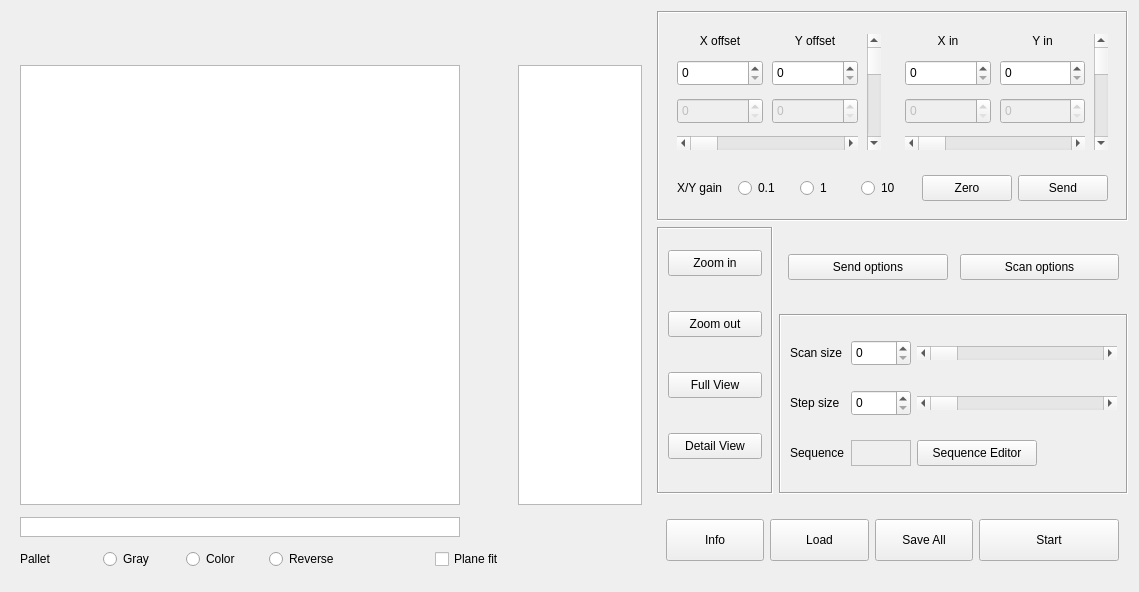
<?xml version="1.0" encoding="UTF-8"?>
<ui version="4.0">
 <class>Scan</class>
 <widget class="QWidget" name="Scan">
  <property name="geometry">
   <rect>
    <x>0</x>
    <y>0</y>
    <width>1139</width>
    <height>592</height>
   </rect>
  </property>
  <property name="sizePolicy">
   <sizepolicy hsizetype="Preferred" vsizetype="Preferred">
    <horstretch>0</horstretch>
    <verstretch>0</verstretch>
   </sizepolicy>
  </property>
  <property name="minimumSize">
   <size>
    <width>985</width>
    <height>400</height>
   </size>
  </property>
  <property name="windowTitle">
   <string>Scan</string>
  </property>
  <layout class="QGridLayout" name="gridLayout_10">
   <item row="4" column="1" colspan="2">
    <widget class="QWidget" name="widget_5" native="true">
     <layout class="QGridLayout" name="gridLayout_9">
      <item row="0" column="0">
       <widget class="QPushButton" name="pushButton_Info_Scan">
        <property name="minimumSize">
         <size>
          <width>0</width>
          <height>42</height>
         </size>
        </property>
        <property name="text">
         <string>Info</string>
        </property>
       </widget>
      </item>
      <item row="0" column="1">
       <widget class="QPushButton" name="pushButton_Load_Scan">
        <property name="minimumSize">
         <size>
          <width>0</width>
          <height>42</height>
         </size>
        </property>
        <property name="text">
         <string>Load</string>
        </property>
       </widget>
      </item>
      <item row="0" column="2">
       <widget class="QPushButton" name="pushButton_SaveAll_Scan">
        <property name="minimumSize">
         <size>
          <width>0</width>
          <height>42</height>
         </size>
        </property>
        <property name="text">
         <string>Save All</string>
        </property>
       </widget>
      </item>
      <item row="0" column="3">
       <widget class="QPushButton" name="pushButton_Start_Scan">
        <property name="minimumSize">
         <size>
          <width>140</width>
          <height>42</height>
         </size>
        </property>
        <property name="text">
         <string>Start</string>
        </property>
       </widget>
      </item>
     </layout>
    </widget>
   </item>
   <item row="0" column="1" colspan="2">
    <widget class="QFrame" name="XY">
     <property name="frameShape">
      <enum>QFrame::Box</enum>
     </property>
     <property name="frameShadow">
      <enum>QFrame::Sunken</enum>
     </property>
     <property name="midLineWidth">
      <number>0</number>
     </property>
     <layout class="QGridLayout" name="gridLayout_5">
      <item row="0" column="1">
       <widget class="QWidget" name="widget_2" native="true">
        <property name="minimumSize">
         <size>
          <width>0</width>
          <height>140</height>
         </size>
        </property>
        <layout class="QGridLayout" name="gridLayout_3">
         <property name="spacing">
          <number>9</number>
         </property>
         <item row="0" column="1">
          <widget class="QLabel" name="label_8">
           <property name="sizePolicy">
            <sizepolicy hsizetype="Preferred" vsizetype="Maximum">
             <horstretch>0</horstretch>
             <verstretch>0</verstretch>
            </sizepolicy>
           </property>
           <property name="layoutDirection">
            <enum>Qt::LeftToRight</enum>
           </property>
           <property name="text">
            <string>Y in</string>
           </property>
           <property name="alignment">
            <set>Qt::AlignCenter</set>
           </property>
          </widget>
         </item>
         <item row="3" column="0" colspan="2">
          <widget class="QScrollBar" name="scrollBar_Xin_XY">
           <property name="orientation">
            <enum>Qt::Horizontal</enum>
           </property>
          </widget>
         </item>
         <item row="1" column="0">
          <widget class="QSpinBox" name="spinBox_XinInput_XY">
           <property name="sizePolicy">
            <sizepolicy hsizetype="Minimum" vsizetype="Preferred">
             <horstretch>0</horstretch>
             <verstretch>0</verstretch>
            </sizepolicy>
           </property>
           <property name="minimumSize">
            <size>
             <width>0</width>
             <height>0</height>
            </size>
           </property>
           <property name="maximumSize">
            <size>
             <width>16777215</width>
             <height>26</height>
            </size>
           </property>
          </widget>
         </item>
         <item row="2" column="0">
          <widget class="QSpinBox" name="spinBox_XinIndication_XY">
           <property name="enabled">
            <bool>false</bool>
           </property>
           <property name="sizePolicy">
            <sizepolicy hsizetype="Minimum" vsizetype="Preferred">
             <horstretch>0</horstretch>
             <verstretch>0</verstretch>
            </sizepolicy>
           </property>
           <property name="minimumSize">
            <size>
             <width>0</width>
             <height>0</height>
            </size>
           </property>
           <property name="maximumSize">
            <size>
             <width>16777215</width>
             <height>26</height>
            </size>
           </property>
          </widget>
         </item>
         <item row="2" column="1">
          <widget class="QSpinBox" name="spinBox_YinIndication_XY">
           <property name="enabled">
            <bool>false</bool>
           </property>
           <property name="sizePolicy">
            <sizepolicy hsizetype="Minimum" vsizetype="Preferred">
             <horstretch>0</horstretch>
             <verstretch>0</verstretch>
            </sizepolicy>
           </property>
           <property name="minimumSize">
            <size>
             <width>0</width>
             <height>0</height>
            </size>
           </property>
           <property name="maximumSize">
            <size>
             <width>16777215</width>
             <height>26</height>
            </size>
           </property>
          </widget>
         </item>
         <item row="0" column="0">
          <widget class="QLabel" name="label_7">
           <property name="sizePolicy">
            <sizepolicy hsizetype="Preferred" vsizetype="Maximum">
             <horstretch>0</horstretch>
             <verstretch>0</verstretch>
            </sizepolicy>
           </property>
           <property name="layoutDirection">
            <enum>Qt::LeftToRight</enum>
           </property>
           <property name="text">
            <string>X in</string>
           </property>
           <property name="alignment">
            <set>Qt::AlignCenter</set>
           </property>
          </widget>
         </item>
         <item row="1" column="1">
          <widget class="QSpinBox" name="spinBox_YinInput_XY">
           <property name="sizePolicy">
            <sizepolicy hsizetype="Minimum" vsizetype="Preferred">
             <horstretch>0</horstretch>
             <verstretch>0</verstretch>
            </sizepolicy>
           </property>
           <property name="minimumSize">
            <size>
             <width>0</width>
             <height>0</height>
            </size>
           </property>
           <property name="maximumSize">
            <size>
             <width>16777215</width>
             <height>26</height>
            </size>
           </property>
          </widget>
         </item>
         <item row="0" column="2" rowspan="4">
          <widget class="QScrollBar" name="scrollBar_Yin_XY">
           <property name="orientation">
            <enum>Qt::Vertical</enum>
           </property>
          </widget>
         </item>
        </layout>
       </widget>
      </item>
      <item row="1" column="0" colspan="2">
       <widget class="QWidget" name="widget_3" native="true">
        <layout class="QGridLayout" name="gridLayout_4">
         <item row="0" column="0">
          <widget class="QLabel" name="label_13">
           <property name="text">
            <string>X/Y gain</string>
           </property>
          </widget>
         </item>
         <item row="0" column="1">
          <widget class="QRadioButton" name="radioButton_Gain0_1_XY">
           <property name="text">
            <string>0.1</string>
           </property>
          </widget>
         </item>
         <item row="0" column="2">
          <widget class="QRadioButton" name="radioButton_Gain1_XY">
           <property name="text">
            <string>1</string>
           </property>
          </widget>
         </item>
         <item row="0" column="3">
          <widget class="QRadioButton" name="radioButton_Gain10_XY">
           <property name="text">
            <string>10</string>
           </property>
          </widget>
         </item>
         <item row="0" column="4">
          <widget class="QPushButton" name="pushButton_Zero_XY">
           <property name="minimumSize">
            <size>
             <width>90</width>
             <height>26</height>
            </size>
           </property>
           <property name="text">
            <string>Zero</string>
           </property>
          </widget>
         </item>
         <item row="0" column="5">
          <widget class="QPushButton" name="pushButton_Send_XY">
           <property name="minimumSize">
            <size>
             <width>90</width>
             <height>26</height>
            </size>
           </property>
           <property name="text">
            <string>Send</string>
           </property>
          </widget>
         </item>
        </layout>
       </widget>
      </item>
      <item row="0" column="0">
       <widget class="QWidget" name="widget" native="true">
        <property name="minimumSize">
         <size>
          <width>0</width>
          <height>140</height>
         </size>
        </property>
        <layout class="QGridLayout" name="gridLayout_2">
         <property name="spacing">
          <number>9</number>
         </property>
         <item row="0" column="2" rowspan="4">
          <widget class="QScrollBar" name="scrollBar_Yoffset_XY">
           <property name="orientation">
            <enum>Qt::Vertical</enum>
           </property>
          </widget>
         </item>
         <item row="2" column="1">
          <widget class="QSpinBox" name="spinBox_YoffsetIndication_XY">
           <property name="enabled">
            <bool>false</bool>
           </property>
           <property name="sizePolicy">
            <sizepolicy hsizetype="Minimum" vsizetype="Preferred">
             <horstretch>0</horstretch>
             <verstretch>0</verstretch>
            </sizepolicy>
           </property>
           <property name="minimumSize">
            <size>
             <width>0</width>
             <height>0</height>
            </size>
           </property>
           <property name="maximumSize">
            <size>
             <width>16777215</width>
             <height>26</height>
            </size>
           </property>
          </widget>
         </item>
         <item row="0" column="1">
          <widget class="QLabel" name="label_2">
           <property name="sizePolicy">
            <sizepolicy hsizetype="Preferred" vsizetype="Maximum">
             <horstretch>0</horstretch>
             <verstretch>0</verstretch>
            </sizepolicy>
           </property>
           <property name="layoutDirection">
            <enum>Qt::LeftToRight</enum>
           </property>
           <property name="text">
            <string>Y offset</string>
           </property>
           <property name="alignment">
            <set>Qt::AlignCenter</set>
           </property>
          </widget>
         </item>
         <item row="3" column="0" colspan="2">
          <widget class="QScrollBar" name="scrollBar_Xoffset_XY">
           <property name="orientation">
            <enum>Qt::Horizontal</enum>
           </property>
          </widget>
         </item>
         <item row="1" column="1">
          <widget class="QSpinBox" name="spinBox_YoffsetInput_XY">
           <property name="sizePolicy">
            <sizepolicy hsizetype="Minimum" vsizetype="Preferred">
             <horstretch>0</horstretch>
             <verstretch>0</verstretch>
            </sizepolicy>
           </property>
           <property name="minimumSize">
            <size>
             <width>0</width>
             <height>0</height>
            </size>
           </property>
           <property name="maximumSize">
            <size>
             <width>16777215</width>
             <height>26</height>
            </size>
           </property>
          </widget>
         </item>
         <item row="1" column="0">
          <widget class="QSpinBox" name="spinBox_XoffsetInput_XY">
           <property name="sizePolicy">
            <sizepolicy hsizetype="Minimum" vsizetype="Preferred">
             <horstretch>0</horstretch>
             <verstretch>0</verstretch>
            </sizepolicy>
           </property>
           <property name="minimumSize">
            <size>
             <width>0</width>
             <height>0</height>
            </size>
           </property>
           <property name="maximumSize">
            <size>
             <width>16777215</width>
             <height>26</height>
            </size>
           </property>
          </widget>
         </item>
         <item row="0" column="0">
          <widget class="QLabel" name="label">
           <property name="sizePolicy">
            <sizepolicy hsizetype="Preferred" vsizetype="Maximum">
             <horstretch>0</horstretch>
             <verstretch>0</verstretch>
            </sizepolicy>
           </property>
           <property name="layoutDirection">
            <enum>Qt::LeftToRight</enum>
           </property>
           <property name="text">
            <string>X offset</string>
           </property>
           <property name="alignment">
            <set>Qt::AlignCenter</set>
           </property>
          </widget>
         </item>
         <item row="2" column="0">
          <widget class="QSpinBox" name="spinBox_XoffsetIndication_XY">
           <property name="enabled">
            <bool>false</bool>
           </property>
           <property name="sizePolicy">
            <sizepolicy hsizetype="Minimum" vsizetype="Preferred">
             <horstretch>0</horstretch>
             <verstretch>0</verstretch>
            </sizepolicy>
           </property>
           <property name="minimumSize">
            <size>
             <width>0</width>
             <height>0</height>
            </size>
           </property>
           <property name="maximumSize">
            <size>
             <width>16777215</width>
             <height>26</height>
            </size>
           </property>
          </widget>
         </item>
        </layout>
       </widget>
      </item>
     </layout>
    </widget>
   </item>
   <item row="0" column="0" rowspan="5">
    <widget class="QWidget" name="widget" native="true">
     <property name="minimumSize">
      <size>
       <width>0</width>
       <height>0</height>
      </size>
     </property>
     <layout class="QGridLayout" name="gridLayout">
      <property name="spacing">
       <number>9</number>
      </property>
      <item row="3" column="0">
       <widget class="QLabel" name="label_20">
        <property name="text">
         <string>Pallet</string>
        </property>
       </widget>
      </item>
      <item row="3" column="1">
       <widget class="QRadioButton" name="radioButton_Gray_Scan">
        <property name="text">
         <string>Gray</string>
        </property>
       </widget>
      </item>
      <item row="2" column="0" colspan="6">
       <widget class="GraphicsLayoutWidget" name="graphicsView_ColorBar_Scan">
        <property name="sizePolicy">
         <sizepolicy hsizetype="Fixed" vsizetype="Fixed">
          <horstretch>0</horstretch>
          <verstretch>0</verstretch>
         </sizepolicy>
        </property>
        <property name="minimumSize">
         <size>
          <width>440</width>
          <height>20</height>
         </size>
        </property>
        <property name="maximumSize">
         <size>
          <width>440</width>
          <height>20</height>
         </size>
        </property>
       </widget>
      </item>
      <item row="3" column="3">
       <widget class="QRadioButton" name="radioButton_Reverse_Scan">
        <property name="text">
         <string>Reverse</string>
        </property>
       </widget>
      </item>
      <item row="1" column="0" colspan="6">
       <widget class="GraphicsView" name="graphicsView_Scan">
        <property name="sizePolicy">
         <sizepolicy hsizetype="Fixed" vsizetype="Fixed">
          <horstretch>1</horstretch>
          <verstretch>1</verstretch>
         </sizepolicy>
        </property>
        <property name="minimumSize">
         <size>
          <width>440</width>
          <height>440</height>
         </size>
        </property>
        <property name="maximumSize">
         <size>
          <width>440</width>
          <height>440</height>
         </size>
        </property>
       </widget>
      </item>
      <item row="1" column="6">
       <widget class="GraphicsLayoutWidget" name="graphicsView_Histogram_Scan">
        <property name="sizePolicy">
         <sizepolicy hsizetype="Fixed" vsizetype="Fixed">
          <horstretch>0</horstretch>
          <verstretch>0</verstretch>
         </sizepolicy>
        </property>
        <property name="minimumSize">
         <size>
          <width>124</width>
          <height>440</height>
         </size>
        </property>
        <property name="maximumSize">
         <size>
          <width>124</width>
          <height>16777215</height>
         </size>
        </property>
       </widget>
      </item>
      <item row="3" column="5">
       <widget class="QCheckBox" name="checkBox_PlaneFit_Scan">
        <property name="text">
         <string>Plane fit</string>
        </property>
       </widget>
      </item>
      <item row="3" column="2">
       <widget class="QRadioButton" name="radioButton_Color_Scan">
        <property name="text">
         <string>Color</string>
        </property>
       </widget>
      </item>
      <item row="0" column="0" colspan="7">
       <widget class="QLabel" name="label_Pos_Scan">
        <property name="sizePolicy">
         <sizepolicy hsizetype="Preferred" vsizetype="Fixed">
          <horstretch>0</horstretch>
          <verstretch>0</verstretch>
         </sizepolicy>
        </property>
        <property name="minimumSize">
         <size>
          <width>0</width>
          <height>30</height>
         </size>
        </property>
        <property name="maximumSize">
         <size>
          <width>16777215</width>
          <height>30</height>
         </size>
        </property>
        <property name="font">
         <font>
          <pointsize>8</pointsize>
         </font>
        </property>
        <property name="locale">
         <locale language="English" country="UnitedStates"/>
        </property>
        <property name="text">
         <string/>
        </property>
        <property name="scaledContents">
         <bool>true</bool>
        </property>
       </widget>
      </item>
     </layout>
    </widget>
   </item>
   <item row="2" column="2" rowspan="2">
    <widget class="QFrame" name="ScanControl">
     <property name="minimumSize">
      <size>
       <width>0</width>
       <height>180</height>
      </size>
     </property>
     <property name="frameShape">
      <enum>QFrame::Box</enum>
     </property>
     <property name="frameShadow">
      <enum>QFrame::Sunken</enum>
     </property>
     <layout class="QGridLayout" name="gridLayout_7">
      <property name="verticalSpacing">
       <number>9</number>
      </property>
      <item row="1" column="0">
       <widget class="QLabel" name="label_15">
        <property name="sizePolicy">
         <sizepolicy hsizetype="Maximum" vsizetype="Preferred">
          <horstretch>0</horstretch>
          <verstretch>0</verstretch>
         </sizepolicy>
        </property>
        <property name="text">
         <string>Step size</string>
        </property>
       </widget>
      </item>
      <item row="0" column="0">
       <widget class="QLabel" name="label_14">
        <property name="sizePolicy">
         <sizepolicy hsizetype="Maximum" vsizetype="Preferred">
          <horstretch>0</horstretch>
          <verstretch>0</verstretch>
         </sizepolicy>
        </property>
        <property name="text">
         <string>Scan size</string>
        </property>
       </widget>
      </item>
      <item row="2" column="0">
       <widget class="QLabel" name="label_18">
        <property name="sizePolicy">
         <sizepolicy hsizetype="Maximum" vsizetype="Preferred">
          <horstretch>0</horstretch>
          <verstretch>0</verstretch>
         </sizepolicy>
        </property>
        <property name="text">
         <string>Sequence</string>
        </property>
       </widget>
      </item>
      <item row="2" column="3">
       <widget class="QPushButton" name="pushButton_SeqEditor_ScanControl">
        <property name="minimumSize">
         <size>
          <width>0</width>
          <height>26</height>
         </size>
        </property>
        <property name="maximumSize">
         <size>
          <width>120</width>
          <height>16777215</height>
         </size>
        </property>
        <property name="text">
         <string>Sequence Editor</string>
        </property>
       </widget>
      </item>
      <item row="2" column="1">
       <widget class="QLabel" name="label_Seq_ScanControl">
        <property name="minimumSize">
         <size>
          <width>60</width>
          <height>26</height>
         </size>
        </property>
        <property name="frameShape">
         <enum>QFrame::StyledPanel</enum>
        </property>
        <property name="frameShadow">
         <enum>QFrame::Sunken</enum>
        </property>
        <property name="text">
         <string/>
        </property>
       </widget>
      </item>
      <item row="1" column="3">
       <widget class="QScrollBar" name="scrollBar_StepSize_ScanControl">
        <property name="minimumSize">
         <size>
          <width>200</width>
          <height>0</height>
         </size>
        </property>
        <property name="orientation">
         <enum>Qt::Horizontal</enum>
        </property>
       </widget>
      </item>
      <item row="0" column="3">
       <widget class="QScrollBar" name="scrollBar_ScanSize_ScanControl">
        <property name="minimumSize">
         <size>
          <width>200</width>
          <height>0</height>
         </size>
        </property>
        <property name="orientation">
         <enum>Qt::Horizontal</enum>
        </property>
       </widget>
      </item>
      <item row="1" column="1">
       <widget class="QSpinBox" name="spinBox_StepSize_ScanControl">
        <property name="sizePolicy">
         <sizepolicy hsizetype="Minimum" vsizetype="Preferred">
          <horstretch>0</horstretch>
          <verstretch>0</verstretch>
         </sizepolicy>
        </property>
        <property name="minimumSize">
         <size>
          <width>0</width>
          <height>26</height>
         </size>
        </property>
        <property name="maximumSize">
         <size>
          <width>16777215</width>
          <height>28</height>
         </size>
        </property>
       </widget>
      </item>
      <item row="0" column="1">
       <widget class="QSpinBox" name="spinBox_ScanSize_ScanControl">
        <property name="sizePolicy">
         <sizepolicy hsizetype="Minimum" vsizetype="Preferred">
          <horstretch>0</horstretch>
          <verstretch>0</verstretch>
         </sizepolicy>
        </property>
        <property name="minimumSize">
         <size>
          <width>0</width>
          <height>26</height>
         </size>
        </property>
        <property name="maximumSize">
         <size>
          <width>16777215</width>
          <height>28</height>
         </size>
        </property>
       </widget>
      </item>
     </layout>
    </widget>
   </item>
   <item row="1" column="2">
    <widget class="QWidget" name="widget_4" native="true">
     <layout class="QGridLayout" name="gridLayout_8">
      <property name="topMargin">
       <number>0</number>
      </property>
      <property name="bottomMargin">
       <number>0</number>
      </property>
      <property name="horizontalSpacing">
       <number>12</number>
      </property>
      <property name="verticalSpacing">
       <number>6</number>
      </property>
      <item row="0" column="0">
       <widget class="QPushButton" name="pushButton_SendOptions_Scan">
        <property name="minimumSize">
         <size>
          <width>0</width>
          <height>26</height>
         </size>
        </property>
        <property name="text">
         <string>Send options</string>
        </property>
       </widget>
      </item>
      <item row="0" column="1">
       <widget class="QPushButton" name="pushButton_ScanOptions_Scan">
        <property name="minimumSize">
         <size>
          <width>0</width>
          <height>26</height>
         </size>
        </property>
        <property name="text">
         <string>Scan options</string>
        </property>
       </widget>
      </item>
     </layout>
    </widget>
   </item>
   <item row="1" column="1" rowspan="3">
    <widget class="QFrame" name="ViewControl">
     <property name="minimumSize">
      <size>
       <width>110</width>
       <height>180</height>
      </size>
     </property>
     <property name="maximumSize">
      <size>
       <width>130</width>
       <height>16777215</height>
      </size>
     </property>
     <property name="frameShape">
      <enum>QFrame::Box</enum>
     </property>
     <property name="frameShadow">
      <enum>QFrame::Sunken</enum>
     </property>
     <layout class="QGridLayout" name="gridLayout_6">
      <property name="topMargin">
       <number>0</number>
      </property>
      <property name="verticalSpacing">
       <number>14</number>
      </property>
      <item row="0" column="0">
       <widget class="QPushButton" name="pushButton_ZoomIn_ViewControl">
        <property name="minimumSize">
         <size>
          <width>0</width>
          <height>26</height>
         </size>
        </property>
        <property name="text">
         <string>Zoom in</string>
        </property>
       </widget>
      </item>
      <item row="1" column="0">
       <widget class="QPushButton" name="pushButton_ZoomOut_ViewControl">
        <property name="minimumSize">
         <size>
          <width>0</width>
          <height>26</height>
         </size>
        </property>
        <property name="text">
         <string>Zoom out</string>
        </property>
       </widget>
      </item>
      <item row="2" column="0">
       <widget class="QPushButton" name="pushButton_Full_ViewControl">
        <property name="minimumSize">
         <size>
          <width>0</width>
          <height>26</height>
         </size>
        </property>
        <property name="text">
         <string>Full View</string>
        </property>
       </widget>
      </item>
      <item row="3" column="0">
       <widget class="QPushButton" name="pushButton_Detail_ViewControl">
        <property name="minimumSize">
         <size>
          <width>94</width>
          <height>26</height>
         </size>
        </property>
        <property name="text">
         <string>Detail View</string>
        </property>
       </widget>
      </item>
     </layout>
    </widget>
   </item>
  </layout>
 </widget>
 <customwidgets>
  <customwidget>
   <class>GraphicsLayoutWidget</class>
   <extends>QGraphicsView</extends>
   <header location="global">pyqtgraph</header>
  </customwidget>
  <customwidget>
   <class>GraphicsView</class>
   <extends>QGraphicsView</extends>
   <header location="global">pyqtgraph</header>
  </customwidget>
 </customwidgets>
 <resources/>
 <connections/>
</ui>
